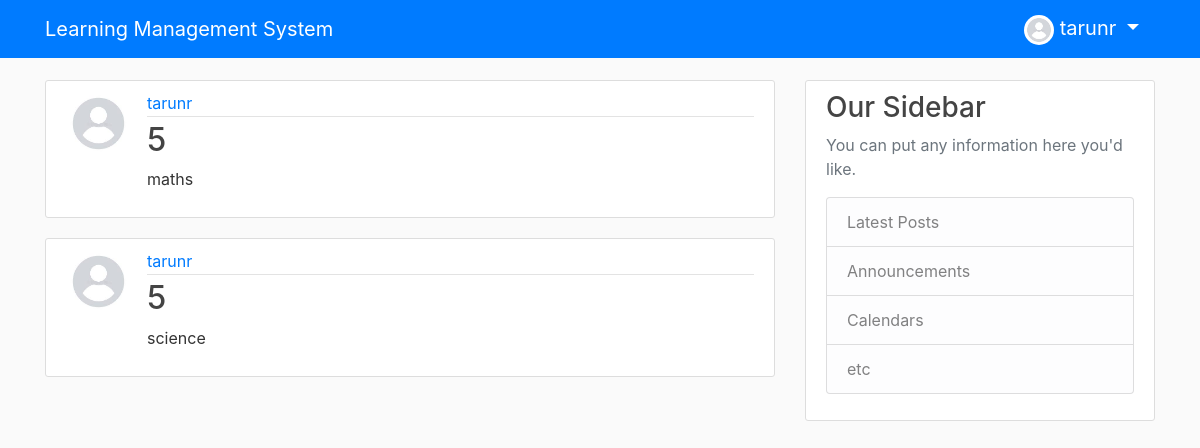
The page /user/tarun (signed in) on the database its author committed.
### users/models.py (models this page shows, shortened)
class Profile(models.Model):
    user = models.OneToOneField(User, on_delete=models.CASCADE)
    image = models.ImageField(default='default.jpg', upload_to='profile_pics')

### blog/models.py (models this page shows, shortened)
class Post(models.Model):
    subject = models.CharField(max_length=100)
    section = models.CharField(max_length=60, choices=[("1","1"),("2","2"),("3","3"),("4","4"),("5","5"),("6","6"),("7","7"),("8","8"),("9","9"),("10","10"),("To be Filled","To be Filled")], default="To be Filled")
    instructor = models.ForeignKey(User, on_delete = models.CASCADE)

### blog/views.py (the view)
# urls.py: path('user/<str:username>', UserPostListView.as_view(), name='user-posts'),
class UserPostListView(ListView):
    model = Post
    template_name = 'blog/user_posts.html' #<app>/<model>_<viewtype>.html
    context_object_name = 'posts'
    paginate_by = 5
    def get_queryset(self):
        user = get_object_or_404(User, username=self.kwargs.get('username'))
        user_id = user.id
        extend = get_object_or_404(Extend, user_id=user_id)
        if extend.tag == "teacher":
            return Post.objects.filter(instructor=user)
        else:
            stud_extend = get_object_or_404(StudentExtend, user_id=user_id)
            return Post.objects.filter(section=stud_extend.section)

### blog/templates/blog/user_posts.html (shortened to what this page needs)
{% extends "blog/base.html" %}
{% block content %}
        {% for post in posts %}
                <article class="media content-section">
                        <img class="rounded-circle article-img" src="{{ post.instructor.profile.image.url }}">
                        <div class="media-body">
                                <div class="article-metadata">
					<a class="mr-2" href="{% url 'user-posts' post.instructor.username %}">{{ post.instructor }}</a>
                                </div>
                                <h2><a class="article-title" href="{% url 'post-detail' post.id %}">{{ post.section }}</a></h2>
                                <p class="article-content">{{ post.subject }}</p>
                        </div>
                </article>
        {% endfor %}
{% endblock content %}

### blog/templates/blog/base.html (shortened to what this page needs)
{% load static %}
<!DOCTYPE html>
<html>
        <head>
    		<link rel="stylesheet" href="https://stackpath.bootstrapcdn.com/bootstrap/4.5.1/css/bootstrap.min.css">
		<link rel="stylesheet" type="text/css" href="{% static 'blog/main.css' %}">
        </head>
        <body>
		<header class="site-header">
  			<nav class="navbar navbar-expand-md navbar-dark bg-primary fixed-top">
    				<div class="container">
					<a class="navbar-brand mr-4" >Learning Management System</a>
      					<div class="collapse navbar-collapse" id="navbarToggle">
        					<div class="navbar-nav">
							{% if user.is_authenticated %}
								<li class="nav-item dropdown">
									<a class="navbar-brand dropdown-toggle" href="#" id="navbarDropdown" role="button" data-toggle="dropdown" aria-haspopup="true" aria-expanded="false">
										<img class="rounded-circle" width="30" height="30" src="{{ user.profile.image.url }}">
										{{ user.username }}
									</a>
      								</li>
							{% endif %}
        					</div>
      					</div>
    				</div>
  			</nav>
		</header>
		<main role="main" class="container">
  			<div class="row">
    				<div class="col-md-8">
      					{% block content %}{% endblock %}
    				</div>
    				<div class="col-md-4">
      					<div class="content-section">
        					<h3>Our Sidebar</h3>
        					<p class='text-muted'>You can put any information here you'd like.
          					<ul class="list-group">
            						<li class="list-group-item list-group-item-light">Latest Posts</li>
            						<li class="list-group-item list-group-item-light">Announcements</li>
            						<li class="list-group-item list-group-item-light">Calendars</li>
            						<li class="list-group-item list-group-item-light">etc</li>
          					</ul>
        					</p>
      					</div>
    				</div>
  			</div>
		</main>
        </body>
</html>

### blog/static/blog/main.css (style rules this page uses)
body { background: #fafafa; color: #333333; margin-top: 5rem; }
h1, h2, h3, h4, h5, h6 { color: #444444; }
ul { margin: 0; }
.content-section { background: #ffffff; padding: 10px 20px; border: 1px solid #dddddd; border-radius: 3px; margin-bottom: 20px; }
.article-title { color: #444444; }
.article-content { white-space: pre-line; }
.article-img { height: 65px; width: 65px; margin-right: 16px; }
.article-metadata { padding-bottom: 1px; margin-bottom: 4px; border-bottom: 1px solid #e3e3e3 }

### rows shown on the page
Post: instructor.profile.image (placeholder picture), instructor "tarunr", section "5", subject "maths"
Post: instructor.profile.image (placeholder picture), instructor "tarunr", section "5", subject "science"

### other values the page prints
{{ user.username }} "tarunr"
